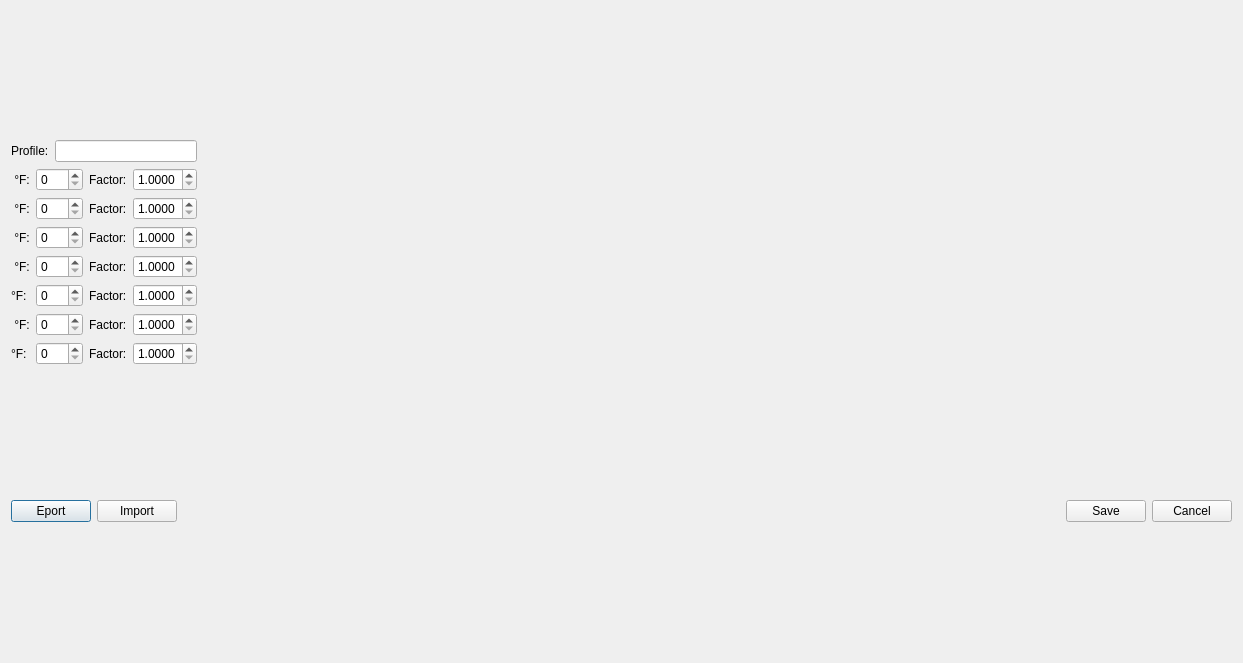
<?xml version="1.0" encoding="UTF-8"?>
<ui version="4.0">
 <class>TfrDialog</class>
 <widget class="QDialog" name="TfrDialog">
  <property name="geometry">
   <rect>
    <x>0</x>
    <y>0</y>
    <width>1243</width>
    <height>663</height>
   </rect>
  </property>
  <property name="windowTitle">
   <string>Dialog</string>
  </property>
  <layout class="QVBoxLayout" name="verticalLayout_2">
   <item>
    <layout class="QHBoxLayout" name="horizontalLayout_3" stretch="0,1">
     <item>
      <layout class="QVBoxLayout" name="verticalLayout">
       <property name="sizeConstraint">
        <enum>QLayout::SetMinimumSize</enum>
       </property>
       <item>
        <layout class="QHBoxLayout" name="horizontalLayout">
         <item>
          <widget class="QLabel" name="label">
           <property name="text">
            <string>Profile:</string>
           </property>
          </widget>
         </item>
         <item>
          <widget class="QLineEdit" name="curveNameEdit"/>
         </item>
        </layout>
       </item>
       <item>
        <layout class="QGridLayout" name="gridLayout">
         <item row="0" column="2">
          <widget class="QLabel" name="label_9">
           <property name="text">
            <string>Factor:</string>
           </property>
          </widget>
         </item>
         <item row="4" column="1">
          <widget class="QSpinBox" name="t4Spin">
           <property name="maximum">
            <number>800</number>
           </property>
          </widget>
         </item>
         <item row="4" column="0">
          <widget class="QLabel" name="label_6">
           <property name="text">
            <string>°F:</string>
           </property>
          </widget>
         </item>
         <item row="3" column="0">
          <widget class="QLabel" name="label_5">
           <property name="text">
            <string> °F:</string>
           </property>
          </widget>
         </item>
         <item row="5" column="0">
          <widget class="QLabel" name="label_7">
           <property name="text">
            <string> °F:</string>
           </property>
          </widget>
         </item>
         <item row="1" column="2">
          <widget class="QLabel" name="label_10">
           <property name="text">
            <string>Factor:</string>
           </property>
          </widget>
         </item>
         <item row="4" column="2">
          <widget class="QLabel" name="label_13">
           <property name="text">
            <string>Factor:</string>
           </property>
          </widget>
         </item>
         <item row="5" column="2">
          <widget class="QLabel" name="label_14">
           <property name="text">
            <string>Factor:</string>
           </property>
          </widget>
         </item>
         <item row="2" column="0">
          <widget class="QLabel" name="label_4">
           <property name="text">
            <string> °F:</string>
           </property>
          </widget>
         </item>
         <item row="1" column="0">
          <widget class="QLabel" name="label_3">
           <property name="text">
            <string> °F:</string>
           </property>
          </widget>
         </item>
         <item row="6" column="2">
          <widget class="QLabel" name="label_15">
           <property name="text">
            <string>Factor:</string>
           </property>
          </widget>
         </item>
         <item row="2" column="2">
          <widget class="QLabel" name="label_11">
           <property name="text">
            <string>Factor:</string>
           </property>
          </widget>
         </item>
         <item row="6" column="0">
          <widget class="QLabel" name="label_8">
           <property name="text">
            <string>°F:</string>
           </property>
          </widget>
         </item>
         <item row="0" column="1">
          <widget class="QSpinBox" name="t0Spin">
           <property name="maximum">
            <number>800</number>
           </property>
          </widget>
         </item>
         <item row="0" column="0">
          <widget class="QLabel" name="label_2">
           <property name="text">
            <string> °F:</string>
           </property>
          </widget>
         </item>
         <item row="5" column="1">
          <widget class="QSpinBox" name="t5Spin">
           <property name="maximum">
            <number>800</number>
           </property>
          </widget>
         </item>
         <item row="6" column="1">
          <widget class="QSpinBox" name="t6Spin">
           <property name="maximum">
            <number>800</number>
           </property>
          </widget>
         </item>
         <item row="3" column="1">
          <widget class="QSpinBox" name="t3Spin">
           <property name="maximum">
            <number>800</number>
           </property>
          </widget>
         </item>
         <item row="3" column="2">
          <widget class="QLabel" name="label_12">
           <property name="text">
            <string>Factor:</string>
           </property>
          </widget>
         </item>
         <item row="2" column="1">
          <widget class="QSpinBox" name="t2Spin">
           <property name="maximum">
            <number>800</number>
           </property>
          </widget>
         </item>
         <item row="1" column="1">
          <widget class="QSpinBox" name="t1Spin">
           <property name="maximum">
            <number>800</number>
           </property>
          </widget>
         </item>
         <item row="0" column="3">
          <widget class="QDoubleSpinBox" name="f0Spin">
           <property name="decimals">
            <number>4</number>
           </property>
           <property name="minimum">
            <double>1.000000000000000</double>
           </property>
           <property name="maximum">
            <double>4.000000000000000</double>
           </property>
          </widget>
         </item>
         <item row="1" column="3">
          <widget class="QDoubleSpinBox" name="f1Spin">
           <property name="decimals">
            <number>4</number>
           </property>
           <property name="minimum">
            <double>1.000000000000000</double>
           </property>
           <property name="maximum">
            <double>4.000000000000000</double>
           </property>
          </widget>
         </item>
         <item row="2" column="3">
          <widget class="QDoubleSpinBox" name="f2Spin">
           <property name="decimals">
            <number>4</number>
           </property>
           <property name="minimum">
            <double>1.000000000000000</double>
           </property>
           <property name="maximum">
            <double>4.000000000000000</double>
           </property>
          </widget>
         </item>
         <item row="3" column="3">
          <widget class="QDoubleSpinBox" name="f3Spin">
           <property name="decimals">
            <number>4</number>
           </property>
           <property name="minimum">
            <double>1.000000000000000</double>
           </property>
           <property name="maximum">
            <double>4.000000000000000</double>
           </property>
          </widget>
         </item>
         <item row="4" column="3">
          <widget class="QDoubleSpinBox" name="f4Spin">
           <property name="decimals">
            <number>4</number>
           </property>
           <property name="minimum">
            <double>1.000000000000000</double>
           </property>
           <property name="maximum">
            <double>4.000000000000000</double>
           </property>
          </widget>
         </item>
         <item row="5" column="3">
          <widget class="QDoubleSpinBox" name="f5Spin">
           <property name="decimals">
            <number>4</number>
           </property>
           <property name="minimum">
            <double>1.000000000000000</double>
           </property>
           <property name="maximum">
            <double>4.000000000000000</double>
           </property>
          </widget>
         </item>
         <item row="6" column="3">
          <widget class="QDoubleSpinBox" name="f6Spin">
           <property name="decimals">
            <number>4</number>
           </property>
           <property name="minimum">
            <double>1.000000000000000</double>
           </property>
           <property name="maximum">
            <double>4.000000000000000</double>
           </property>
          </widget>
         </item>
        </layout>
       </item>
      </layout>
     </item>
     <item>
      <layout class="QVBoxLayout" name="curveLayout"/>
     </item>
    </layout>
   </item>
   <item>
    <layout class="QHBoxLayout" name="horizontalLayout_2">
     <property name="sizeConstraint">
      <enum>QLayout::SetMaximumSize</enum>
     </property>
     <item>
      <widget class="QPushButton" name="exportBtn">
       <property name="text">
        <string>Eport</string>
       </property>
      </widget>
     </item>
     <item>
      <widget class="QPushButton" name="importBtn">
       <property name="text">
        <string>Import</string>
       </property>
      </widget>
     </item>
     <item>
      <spacer name="horizontalSpacer">
       <property name="orientation">
        <enum>Qt::Horizontal</enum>
       </property>
       <property name="sizeHint" stdset="0">
        <size>
         <width>40</width>
         <height>20</height>
        </size>
       </property>
      </spacer>
     </item>
     <item>
      <widget class="QPushButton" name="saveBtn">
       <property name="text">
        <string>Save</string>
       </property>
      </widget>
     </item>
     <item>
      <widget class="QPushButton" name="cancelBtn">
       <property name="text">
        <string>Cancel</string>
       </property>
      </widget>
     </item>
    </layout>
   </item>
  </layout>
 </widget>
 <resources/>
 <connections/>
</ui>
